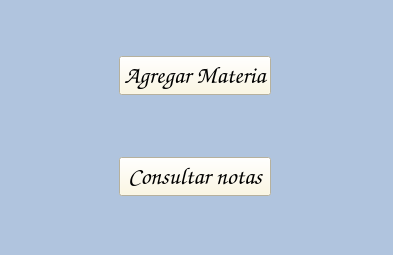
<?xml version="1.0" encoding="UTF-8"?>
<ui version="4.0">
 <class>Form</class>
 <widget class="QWidget" name="Form">
  <property name="geometry">
   <rect>
    <x>0</x>
    <y>0</y>
    <width>393</width>
    <height>255</height>
   </rect>
  </property>
  <property name="windowTitle">
   <string>Form</string>
  </property>
  <property name="styleSheet">
   <string notr="true">background-color: rgb(176,196,222);</string>
  </property>
  <widget class="QWidget" name="layoutWidget">
   <property name="geometry">
    <rect>
     <x>0</x>
     <y>0</y>
     <width>390</width>
     <height>252</height>
    </rect>
   </property>
   <layout class="QHBoxLayout" name="horizontalLayout">
    <item>
     <spacer name="horizontalSpacer">
      <property name="orientation">
       <enum>Qt::Horizontal</enum>
      </property>
      <property name="sizeHint" stdset="0">
       <size>
        <width>40</width>
        <height>20</height>
       </size>
      </property>
     </spacer>
    </item>
    <item>
     <layout class="QVBoxLayout" name="verticalLayout">
      <item>
       <spacer name="verticalSpacer">
        <property name="orientation">
         <enum>Qt::Vertical</enum>
        </property>
        <property name="sizeHint" stdset="0">
         <size>
          <width>20</width>
          <height>40</height>
         </size>
        </property>
       </spacer>
      </item>
      <item>
       <widget class="QPushButton" name="agregar">
        <property name="font">
         <font>
          <family>Comic Sans MS</family>
          <pointsize>18</pointsize>
          <weight>75</weight>
          <bold>true</bold>
         </font>
        </property>
        <property name="styleSheet">
         <string notr="true">background-color: rgb(255, 248, 220);</string>
        </property>
        <property name="text">
         <string>Agregar Materia</string>
        </property>
       </widget>
      </item>
      <item>
       <spacer name="verticalSpacer_2">
        <property name="orientation">
         <enum>Qt::Vertical</enum>
        </property>
        <property name="sizeHint" stdset="0">
         <size>
          <width>20</width>
          <height>40</height>
         </size>
        </property>
       </spacer>
      </item>
      <item>
       <widget class="QPushButton" name="consul">
        <property name="font">
         <font>
          <family>Comic Sans MS</family>
          <pointsize>18</pointsize>
          <weight>75</weight>
          <bold>true</bold>
         </font>
        </property>
        <property name="styleSheet">
         <string notr="true">background-color: rgb(255, 248, 220);</string>
        </property>
        <property name="text">
         <string>Consultar notas</string>
        </property>
       </widget>
      </item>
      <item>
       <spacer name="verticalSpacer_3">
        <property name="orientation">
         <enum>Qt::Vertical</enum>
        </property>
        <property name="sizeHint" stdset="0">
         <size>
          <width>20</width>
          <height>40</height>
         </size>
        </property>
       </spacer>
      </item>
     </layout>
    </item>
    <item>
     <spacer name="horizontalSpacer_2">
      <property name="orientation">
       <enum>Qt::Horizontal</enum>
      </property>
      <property name="sizeHint" stdset="0">
       <size>
        <width>40</width>
        <height>20</height>
       </size>
      </property>
     </spacer>
    </item>
   </layout>
  </widget>
 </widget>
 <resources/>
 <connections/>
</ui>
